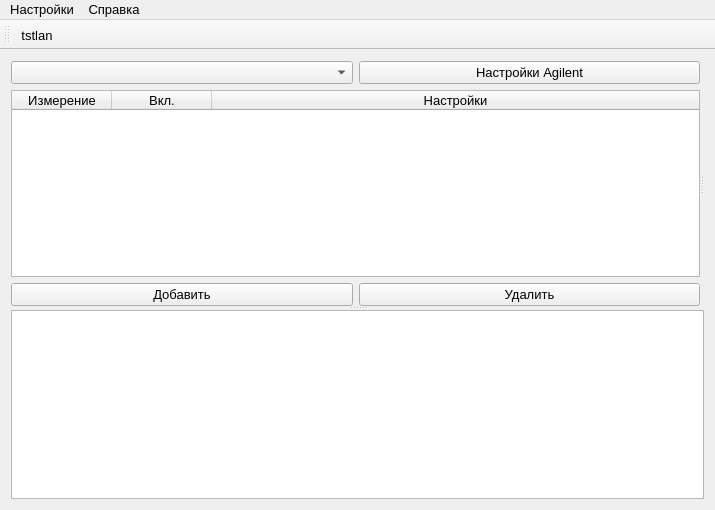
<?xml version="1.0" encoding="UTF-8"?>
<ui version="4.0">
 <class>MainWindow</class>
 <widget class="QMainWindow" name="MainWindow">
  <property name="geometry">
   <rect>
    <x>0</x>
    <y>0</y>
    <width>715</width>
    <height>510</height>
   </rect>
  </property>
  <property name="font">
   <font>
    <pointsize>10</pointsize>
   </font>
  </property>
  <property name="windowTitle">
   <string>MainWindow</string>
  </property>
  <property name="animated">
   <bool>true</bool>
  </property>
  <widget class="QWidget" name="centralWidget">
   <layout class="QGridLayout" name="gridLayout">
    <item row="0" column="0">
     <widget class="QSplitter" name="splitter_2">
      <property name="orientation">
       <enum>Qt::Vertical</enum>
      </property>
      <widget class="QSplitter" name="splitter">
       <property name="orientation">
        <enum>Qt::Horizontal</enum>
       </property>
       <widget class="QWidget" name="verticalLayoutWidget">
        <layout class="QVBoxLayout" name="verticalLayout">
         <property name="leftMargin">
          <number>0</number>
         </property>
         <property name="topMargin">
          <number>0</number>
         </property>
         <property name="rightMargin">
          <number>0</number>
         </property>
         <property name="bottomMargin">
          <number>0</number>
         </property>
         <item>
          <layout class="QHBoxLayout" name="horizontalLayout">
           <item>
            <widget class="QComboBox" name="clb_list_combobox">
             <property name="sizePolicy">
              <sizepolicy hsizetype="Preferred" vsizetype="Preferred">
               <horstretch>0</horstretch>
               <verstretch>0</verstretch>
              </sizepolicy>
             </property>
             <property name="minimumSize">
              <size>
               <width>140</width>
               <height>0</height>
              </size>
             </property>
             <property name="font">
              <font>
               <pointsize>10</pointsize>
              </font>
             </property>
            </widget>
           </item>
           <item>
            <widget class="QPushButton" name="agilent_settings_button">
             <property name="text">
              <string>Настройки Agilent</string>
             </property>
            </widget>
           </item>
          </layout>
         </item>
         <item>
          <widget class="QTableWidget" name="measures_table">
           <attribute name="horizontalHeaderStretchLastSection">
            <bool>true</bool>
           </attribute>
           <column>
            <property name="text">
             <string>Измерение</string>
            </property>
           </column>
           <column>
            <property name="text">
             <string>Вкл.</string>
            </property>
           </column>
           <column>
            <property name="text">
             <string>Настройки</string>
            </property>
           </column>
          </widget>
         </item>
         <item>
          <layout class="QHBoxLayout" name="horizontalLayout_2">
           <item>
            <widget class="QPushButton" name="add_measure_button">
             <property name="text">
              <string>Добавить</string>
             </property>
            </widget>
           </item>
           <item>
            <widget class="QPushButton" name="delete_measure_button">
             <property name="text">
              <string>Удалить</string>
             </property>
            </widget>
           </item>
          </layout>
         </item>
        </layout>
       </widget>
       <widget class="QStackedWidget" name="stackedWidget"/>
      </widget>
      <widget class="QPlainTextEdit" name="log_text_edit">
       <property name="sizePolicy">
        <sizepolicy hsizetype="Expanding" vsizetype="Expanding">
         <horstretch>1</horstretch>
         <verstretch>0</verstretch>
        </sizepolicy>
       </property>
      </widget>
     </widget>
    </item>
   </layout>
  </widget>
  <widget class="QMenuBar" name="menuBar">
   <property name="geometry">
    <rect>
     <x>0</x>
     <y>0</y>
     <width>715</width>
     <height>21</height>
    </rect>
   </property>
   <widget class="QMenu" name="settings_menu">
    <property name="title">
     <string>Настройки</string>
    </property>
    <addaction name="enter_settings_action"/>
   </widget>
   <widget class="QMenu" name="menu">
    <property name="title">
     <string>Справка</string>
    </property>
    <addaction name="action"/>
   </widget>
   <addaction name="settings_menu"/>
   <addaction name="menu"/>
  </widget>
  <widget class="QToolBar" name="toolBar">
   <property name="windowTitle">
    <string>toolBar</string>
   </property>
   <attribute name="toolBarArea">
    <enum>TopToolBarArea</enum>
   </attribute>
   <attribute name="toolBarBreak">
    <bool>false</bool>
   </attribute>
   <addaction name="open_tstlan_action"/>
  </widget>
  <action name="change_fixed_range_action">
   <property name="text">
    <string>Изменить фиксированный шаг</string>
   </property>
  </action>
  <action name="enter_settings_action">
   <property name="text">
    <string>Настройки...</string>
   </property>
  </action>
  <action name="action">
   <property name="text">
    <string>О программе</string>
   </property>
  </action>
  <action name="open_tstlan_action">
   <property name="icon">
    <iconset resource="../resources/icons.qrc">
     <normaloff>:/icons/icons/tstlan.png</normaloff>:/icons/icons/tstlan.png</iconset>
   </property>
   <property name="text">
    <string>tstlan</string>
   </property>
  </action>
 </widget>
 <layoutdefault spacing="6" margin="11"/>
 <resources>
  <include location="../resources/icons.qrc"/>
 </resources>
 <connections/>
</ui>
